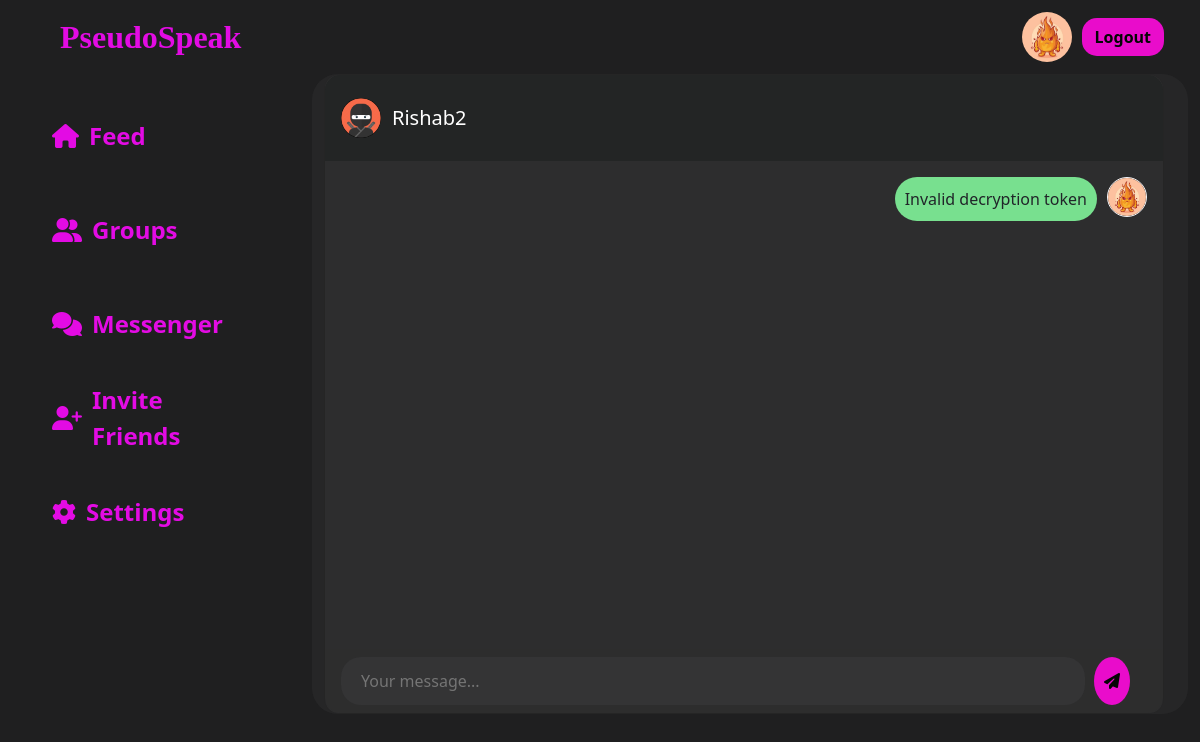
Page /messenger/17/ (signed in) on the earlier database version.
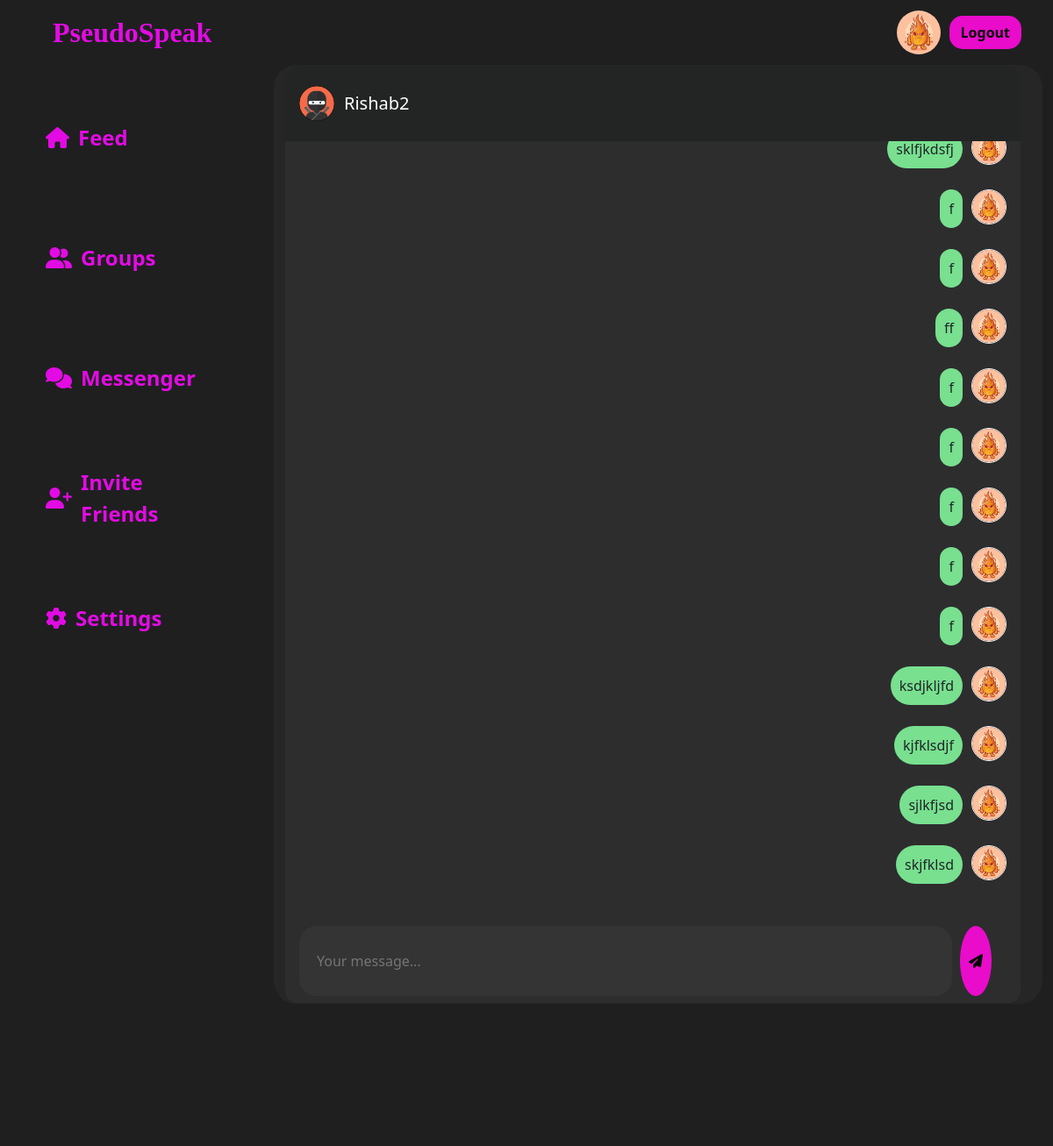
Same page on the later database version.
### main/models.py (models this page shows, shortened)
class Profile(models.Model):
    user=models.OneToOneField(User,null=True,on_delete=models.CASCADE)
    profile_img=models.ImageField(null=True,blank=True,upload_to='images/')
    bio=models.CharField(null=True,max_length=51)
    follow=models.ManyToManyField(User,related_name='follow',null=True)
    following=models.ManyToManyField(User,related_name='following',null=True)

### conversation/models.py (models this page shows, shortened)
class ConversationMessage(models.Model):
    conversation = models.ForeignKey(Conversation, related_name='messages', on_delete=models.CASCADE)
    content = models.TextField()
    created_at = models.DateTimeField(auto_now_add=True)
    created_by = models.ForeignKey(User, related_name='created_messages', on_delete=models.CASCADE)
    class Meta:
        ordering = ('created_at',)
    def decrypt_message(self):  # Replace with your actual secret key
        try:
            message_decrypted=f.decrypt(self.content)
            message_decoded=message_decrypted.decode('utf-8')
            return message_decoded
        except Exception as e:
            print(f"InvalidToken exception: {e.__cause__}")
            return "Invalid decryption token"

### main/views.py (the view)
# urls.py: path("messenger/<int:conversation_id>/",views.conversation,name='conversation')
@login_required(login_url="login_or_signup_view")
def conversation(request, conversation_id):
    conversation = Conversation.objects.filter(members=request.user).get(
        pk=conversation_id
    )
    conversation_message = ConversationMessage.objects.filter(conversation=conversation)
    return render(
        request,
        "conversation/conversation.html",
        {"conversation": conversation, "conversation_messages": conversation_message},
    )

### conversation/templates/conversation/conversation.html (shortened to what this page needs)
{% load static %}
<!DOCTYPE html>
<html lang="en">
  <head>
    <link
      href="https://cdn.jsdelivr.net/npm/bootstrap@5.3.1/dist/css/bootstrap.min.css"
      rel="stylesheet"
    />
  </head>
  <body>
    <nav class="navbar navbar-expand bg-body-tertiary">
      <div class="container-fluid">
        <a class="navbar-brand ms-5 nav-logo" href="{% url 'index' %}"
          >PseudoSpeak</a
        >
        <div class="collapse navbar-collapse" id="navbarSupportedContent">
          {% if user.is_authenticated %}
          <img
            id="profile_img_navbar"
            src="{{ user.profile.profile_img.url }}"
            alt=""
            style="
              width: 50px;
              height: 50px;
              border-radius: 50%;
              margin-right: 10px;
            "
          />
          <a href="{% url 'logout' %}" class="btn signbtn me-4">Logout</a>
          {% else %}
          <a href="{% url 'login_or_signup_view' %}" class="btn signbtn me-4"
            >Sign in</a
          >
          {% endif %}
        </div>
      </div>
    </nav>
    <div class="container-fluid">
      <div class="row content-1">
        <div class="col-3 content-1a res2 sidebar" id="sidebar">
          <ul>
            <li class="active">
              <i class="fa-solid fa-house"></i
              ><a href="{% url 'index' %}">Feed</a>
            </li>
            <li>
              <i class="fa-solid fa-user-group"></i
              ><a href="{% url 'rooms' name='recommended' %}">Groups</a>
            </li>
            <li>
              <i class="fa-solid fa-comments"></i
              ><a href="{% url 'messenger' %}">Messenger</a>
            </li>
            <li><i class="fa-solid fa-user-plus"></i>Invite Friends</li>
            <li>
              <i class="fa-solid fa-gear"></i
              ><a href="{% url 'settings' %}">Settings</a>
            </li>
          </ul>
        </div>
        <div class="col-9 chat-container">
          <div class="card">
            {% for m in conversation.members.all %}
            {% if m != request.user%}
            <div class="card-header msg_head">
              <div class="d-flex bd-highlight">
                <div class="img_cont">
                  <a href="{% url 'dashboard' profileId=m.username %}">
                  <img src="{{m.profile.profile_img.url}}" style="width: 40px" />
                </a>
                </div>
                <div class="user_info">
                  <span>{{m.username}}</span>
                </div>
              </div>
            </div>
            {% endif %}
          {% endfor %}
            <div class="card-body msg_card_body">
              {% for message in conversation_messages %}
                {% if message.created_by != request.user %}
              <div class="d-flex justify-content-start mb-4">
                <div class="img_cont_msg">
                  <img src="{{ message.created_by.profile.profile_img.url }}" />
                </div>
                <div class="msg_cotainer">{{ message.decrypt_message }}</div>
              </div>
              {% else %}
              <div class="d-flex justify-content-end mb-4">
                <div class="msg_cotainer_send">{{ message.decrypt_message }}</div>
                <div class="img_cont_msg">
                  <img
                    src="{{ message.created_by.profile.profile_img.url }}"
                    class="rounded-circle user_img_msg"
                  />
                </div>
              </div>
              {% endif %}
            {% endfor %}
            </div>
            <div class="card-footer">
              <div class="input-group">
                  <input
                    type="text"
                    class="message-input-1"
                    placeholder="Your message..."/>
                  <button class="msg-button-1"><i class="fa-solid fa-paper-plane"></i></button>
              </div>
            </div>
          </div>
        </div>
      </div>
    </div>
  </body>
</html>

### conversation/templates/conversation/conversation.html (style rules this page uses)
.chat-container { width: 73%; background-color: hsla(0, 0%, 53%, 0.07); display: flex; flex-direction: column; align-items: flex-start; height: 80vh; overflow-y: auto; border-radius: 26px; position: fixed; right: 1vw; }
body { background-color: #1f1f20; color: #e90ccb; overflow-y: hidden; }
.nav-logo { color: rgba(233, 11, 233, 0.973); font-size: xx-large; font-weight: bolder; font-family: serif; }
.navbar.bg-body-tertiary { background-color: transparent !important; color: white; }
.signbtn { background-color: #e90ccb; color: rgb(5, 5, 5); border-radius: 15px; font-family: "Segoe UI", Tahoma, Geneva, Verdana, sans-serif; font-weight: bold; }
a { color: white; text-decoration: none; }
.content-1 { height: 90vh; }
.content-1a { border: 2px solid #1f1f20; height: 90vh; }
.content-1a ul li { list-style: none; margin: 30px 18px; font-size: x-large; font-weight: 600; border-radius: 30px; padding-left: 20px; padding-top: 5px; height: 8vh; background: none; }
.content-1a ul { list-style-type: none; padding: 0; }
.content-1a li { display: flex; align-items: center; color: rgba(233, 11, 233, 0.973); background-color: transparent; padding: 10px 15px; cursor: pointer; transition: background-color 0.2s ease; }
.content-1a i.fa-solid { font-size: 24px; margin-right: 10px; }
.content-1a li a { color: rgba(233, 11, 233, 0.973); text-decoration: none; }
.card { width: 70vw; background-color: hsla(0, 0%, 53%, 0.07); height: 80vh; border-radius: 15px; }
.user_info { margin-top: auto; margin-bottom: auto; margin-left: 15px; }
.user_info span { font-size: 20px; color: white; margin-left: -2vw; }
.msg_head { position: relative; }
.img_cont { position: relative; height: 70px; width: 60px; display:flex; align-items:center; }
.msg_card_body { overflow-y: auto; }
.card-header { border-radius: 15px 15px 0 0 !important; border-bottom: 0 !important; background:#232525; }
.card-footer { border-radius: 0 0 15px 15px !important; border-top: 0 !important; }
.user_img_msg { height: 40px; width: 40px; border: 1.5px solid #f5f6fa; }
.img_cont_msg { height: 40px; width: 40px; }
.msg_cotainer_send { margin-top: auto; margin-bottom: auto; margin-right: 10px; border-radius: 25px; background-color: #78e08f; padding: 10px; position: relative; }
.message-input-1 { width: 62vw; height: 6vh; border: none; outline: none; color: white; border-radius:20px !important; background: hsla(0, 0%, 53%, 0.07); margin-right:10px; padding-left:20px; }
.msg-button-1 { background-color: #e90ccb; border: none; color: rgb(5, 5, 5); width: 3vw; border-radius: 50% !important; }
img { width: 40px; border-radius: 50%; }

Differences in the rows shown:
removed ConversationMessage: decrypt_message "Invalid decryption token", created_by.profile.profile_img (picture)
added ConversationMessage: decrypt_message "sklfjkdsfj", created_by.profile.profile_img (picture)
added ConversationMessage: decrypt_message "f", created_by.profile.profile_img (picture)
added ConversationMessage: decrypt_message "f", created_by.profile.profile_img (picture)
added ConversationMessage: decrypt_message "ff", created_by.profile.profile_img (picture)
added ConversationMessage: decrypt_message "f", created_by.profile.profile_img (picture)
added ConversationMessage: decrypt_message "f", created_by.profile.profile_img (picture)
added ConversationMessage: decrypt_message "f", created_by.profile.profile_img (picture)
added ConversationMessage: decrypt_message "f", created_by.profile.profile_img (picture)
added ConversationMessage: decrypt_message "f", created_by.profile.profile_img (picture)
added ConversationMessage: decrypt_message "ksdjkljfd", created_by.profile.profile_img (picture)
added ConversationMessage: decrypt_message "kjfklsdjf", created_by.profile.profile_img (picture)
added ConversationMessage: decrypt_message "sjlkfjsd", created_by.profile.profile_img (picture)
added ConversationMessage: decrypt_message "skjfklsd", created_by.profile.profile_img (picture)
